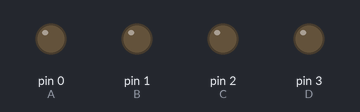
This sketch was run on a simulated Arduino Uno, built with avr-gcc and run on an emulated ATmega328P. On the bench: output pins drawn as LEDs (lit = HIGH).

Above: at 0.2 s.
At 1.2 s:
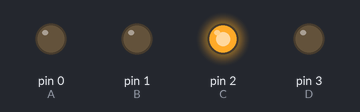
At 1.7 s:
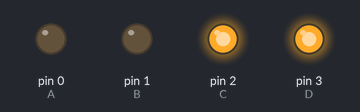
At 2.7 s:
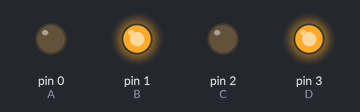
At 4.2 s:
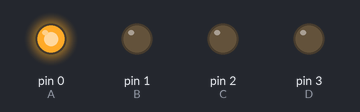
At 5.7 s:
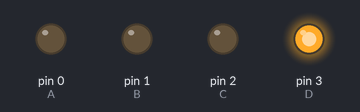
Timing chart, 0 to 6.5 s (numbered marks = the images above):
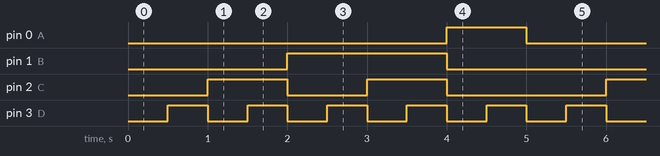

The sketch:

0_9_bang_so_BCD.ino
```cpp
int A=0, B=1, C=2, D=3, //Chân cắm
    pins[4] = {0,1,2,3}; //Để đỡ phải lặp lại hàm pinMode, dùng vòng lặp để thay thế

void setup()
{
    for(int i=0; i<4; i++)
        pinMode(pins[i],OUTPUT);
}

void KHONG()
{
    digitalWrite(A,LOW);
    digitalWrite(B,LOW);
    digitalWrite(C,LOW);
    digitalWrite(D,LOW);
}

void MOT()
{
    digitalWrite(A,LOW);
    digitalWrite(B,LOW);
    digitalWrite(C,LOW);
    digitalWrite(D,HIGH);
}

void HAI()
{
    digitalWrite(A,LOW);
    digitalWrite(B,LOW);
    digitalWrite(C,HIGH);
    digitalWrite(D,LOW);
}

void BA()
{
    digitalWrite(A,LOW);
    digitalWrite(B,LOW);
    digitalWrite(C,HIGH);
    digitalWrite(D,HIGH);
}

void BON()
{
    digitalWrite(A,LOW);
    digitalWrite(B,HIGH);
    digitalWrite(C,LOW);
    digitalWrite(D,LOW);
}

void NAM()
{
    digitalWrite(A,LOW);
    digitalWrite(B,HIGH);
    digitalWrite(C,LOW);
    digitalWrite(D,HIGH);
}

void SAU()
{
    digitalWrite(A,LOW);
    digitalWrite(B,HIGH);
    digitalWrite(C,HIGH);
    digitalWrite(D,LOW);
}

void BAY()
{
    digitalWrite(A,LOW);
    digitalWrite(B,HIGH);
    digitalWrite(C,HIGH);
    digitalWrite(D,HIGH);
}

void TAM()
{
    digitalWrite(A,HIGH);
    digitalWrite(B,LOW);
    digitalWrite(C,LOW);
    digitalWrite(D,LOW);
}

void CHIN()
{
    digitalWrite(A,HIGH);
    digitalWrite(B,LOW);
    digitalWrite(C,LOW);
    digitalWrite(D,HIGH);
}

void so_bang_BCD()
{
    KHONG();    delay(500);
    MOT();      delay(500);
    HAI();      delay(500);
    BA();       delay(500);
    BON();      delay(500);
    NAM();      delay(500);
    SAU();      delay(500);
    BAY();      delay(500);
    TAM();      delay(500);
    CHIN();     delay(500);
}

void loop()
{
    so_bang_BCD();
}
```

Measured:
- by itself, pin 0 (A): alternates HIGH for 1.0 s and LOW for 4.0 s
- by itself, pin 1 (B): alternates HIGH for 2.0 s and LOW for 3.0 s
- by itself, pin 2 (C): repeats every 5.0 s: LOW 1.0 s, HIGH 1.0 s, LOW 2.0 s, HIGH 1.0 s
- by itself, pin 3 (D): alternates HIGH for 0.50 s and LOW for 0.50 s
